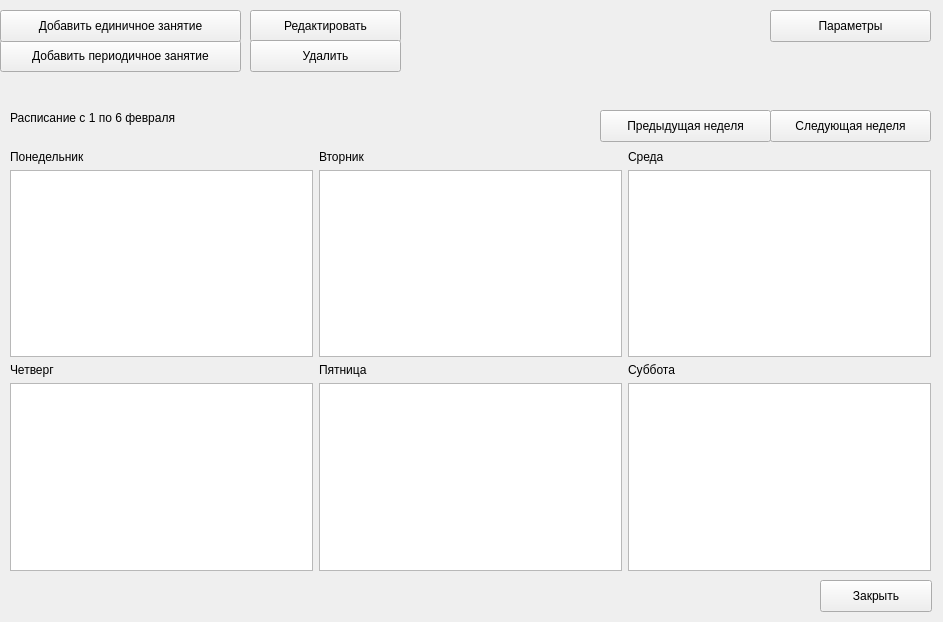
<?xml version="1.0" encoding="UTF-8"?>
<ui version="4.0">
 <class>MainWindow</class>
 <widget class="QMainWindow" name="MainWindow">
  <property name="geometry">
   <rect>
    <x>0</x>
    <y>0</y>
    <width>943</width>
    <height>622</height>
   </rect>
  </property>
  <property name="windowTitle">
   <string>MainWindow</string>
  </property>
  <widget class="QWidget" name="centralwidget">
   <widget class="QWidget" name="gridLayoutWidget">
    <property name="geometry">
     <rect>
      <x>10</x>
      <y>150</y>
      <width>921</width>
      <height>421</height>
     </rect>
    </property>
    <layout class="QGridLayout" name="gridLayout">
     <item row="0" column="1">
      <widget class="QLabel" name="label_3">
       <property name="text">
        <string>Вторник</string>
       </property>
      </widget>
     </item>
     <item row="2" column="0">
      <widget class="QLabel" name="label_2">
       <property name="text">
        <string>Четверг</string>
       </property>
      </widget>
     </item>
     <item row="1" column="0">
      <widget class="QTableWidget" name="tableWidget"/>
     </item>
     <item row="0" column="0">
      <widget class="QLabel" name="label">
       <property name="text">
        <string>Понедельник</string>
       </property>
      </widget>
     </item>
     <item row="0" column="2">
      <widget class="QLabel" name="label_4">
       <property name="text">
        <string>Среда</string>
       </property>
      </widget>
     </item>
     <item row="2" column="1">
      <widget class="QLabel" name="label_5">
       <property name="text">
        <string>Пятница</string>
       </property>
      </widget>
     </item>
     <item row="3" column="0">
      <widget class="QTableWidget" name="tableWidget_4"/>
     </item>
     <item row="2" column="2">
      <widget class="QLabel" name="label_6">
       <property name="text">
        <string>Суббота</string>
       </property>
      </widget>
     </item>
     <item row="1" column="1">
      <widget class="QTableWidget" name="tableWidget_2"/>
     </item>
     <item row="1" column="2">
      <widget class="QTableWidget" name="tableWidget_3"/>
     </item>
     <item row="3" column="1">
      <widget class="QTableWidget" name="tableWidget_5"/>
     </item>
     <item row="3" column="2">
      <widget class="QTableWidget" name="tableWidget_6"/>
     </item>
    </layout>
   </widget>
   <widget class="QPushButton" name="pushButton">
    <property name="geometry">
     <rect>
      <x>0</x>
      <y>40</y>
      <width>241</width>
      <height>32</height>
     </rect>
    </property>
    <property name="text">
     <string>Добавить периодичное занятие</string>
    </property>
   </widget>
   <widget class="QPushButton" name="pushButton_2">
    <property name="geometry">
     <rect>
      <x>0</x>
      <y>10</y>
      <width>241</width>
      <height>32</height>
     </rect>
    </property>
    <property name="text">
     <string>Добавить единичное занятие</string>
    </property>
   </widget>
   <widget class="QPushButton" name="pushButton_3">
    <property name="geometry">
     <rect>
      <x>250</x>
      <y>10</y>
      <width>151</width>
      <height>32</height>
     </rect>
    </property>
    <property name="text">
     <string>Редактировать</string>
    </property>
   </widget>
   <widget class="QPushButton" name="pushButton_4">
    <property name="geometry">
     <rect>
      <x>770</x>
      <y>10</y>
      <width>161</width>
      <height>32</height>
     </rect>
    </property>
    <property name="text">
     <string>Параметры</string>
    </property>
   </widget>
   <widget class="QLabel" name="label_7">
    <property name="geometry">
     <rect>
      <x>10</x>
      <y>110</y>
      <width>271</width>
      <height>16</height>
     </rect>
    </property>
    <property name="text">
     <string>Расписание с 1 по 6 февраля</string>
    </property>
   </widget>
   <widget class="QPushButton" name="pushButton_5">
    <property name="geometry">
     <rect>
      <x>600</x>
      <y>110</y>
      <width>171</width>
      <height>32</height>
     </rect>
    </property>
    <property name="text">
     <string>Предыдущая неделя</string>
    </property>
   </widget>
   <widget class="QPushButton" name="pushButton_6">
    <property name="geometry">
     <rect>
      <x>770</x>
      <y>110</y>
      <width>161</width>
      <height>32</height>
     </rect>
    </property>
    <property name="text">
     <string>Следующая неделя</string>
    </property>
   </widget>
   <widget class="QPushButton" name="pushButton_7">
    <property name="geometry">
     <rect>
      <x>820</x>
      <y>580</y>
      <width>112</width>
      <height>32</height>
     </rect>
    </property>
    <property name="text">
     <string>Закрыть</string>
    </property>
   </widget>
   <widget class="QPushButton" name="pushButton_8">
    <property name="geometry">
     <rect>
      <x>250</x>
      <y>40</y>
      <width>151</width>
      <height>32</height>
     </rect>
    </property>
    <property name="text">
     <string>Удалить</string>
    </property>
   </widget>
  </widget>
 </widget>
 <resources/>
 <connections/>
</ui>
